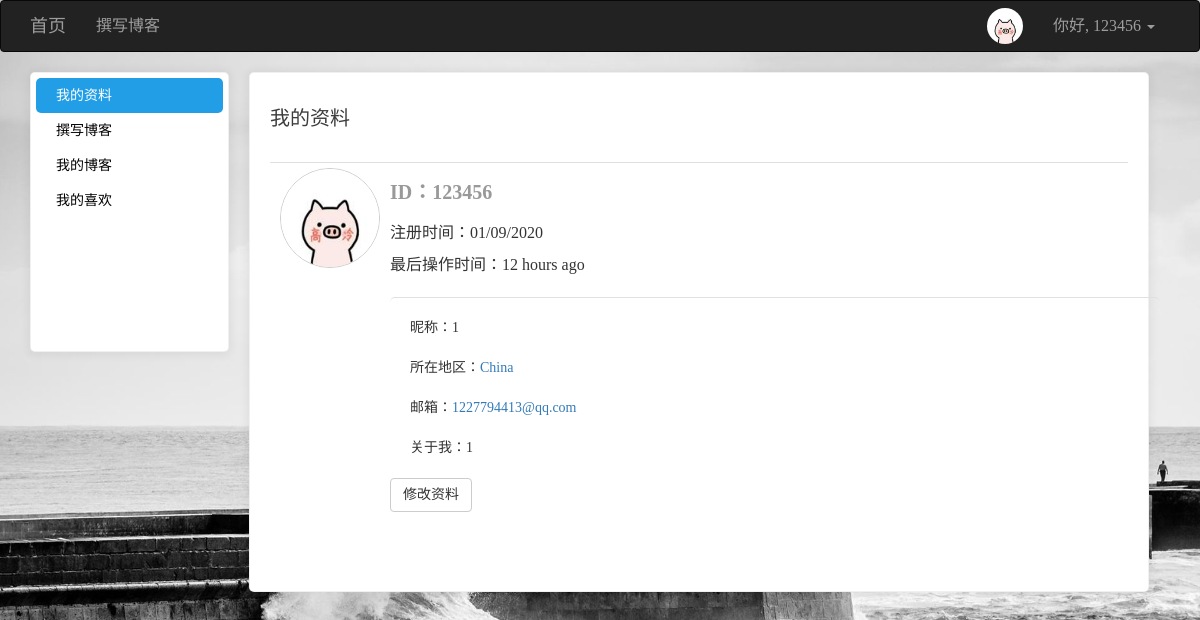
The app's page /user/123456/ (signed in), older data.
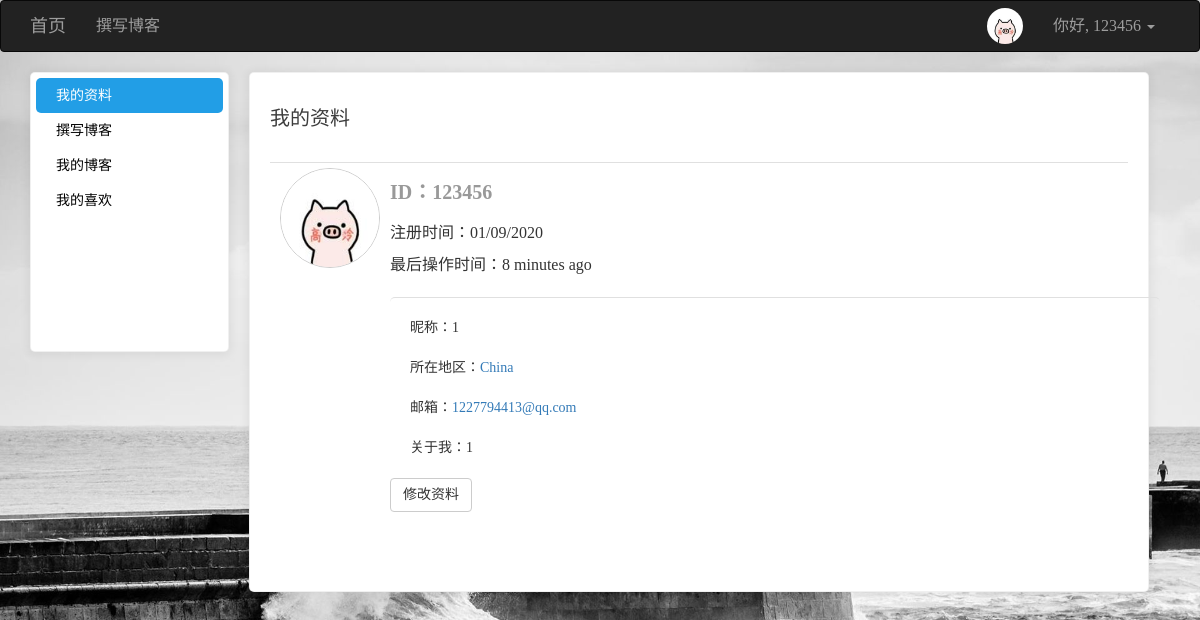
The same page, newer data.
### app/models/users.py (models this page shows, shortened)
class User(UserMixin, db.Model):
    __tablename__ = 'users'
    id = db.Column(db.Integer, primary_key=True)
    username = db.Column(db.String(64), unique=True)
    password_hash = db.Column(db.String(128))
    email = db.Column(db.String(128), unique=True)
    confirmed = db.Column(db.Boolean, default=False)
    icon = db.Column(db.String(64), default='default.jpg')
    name = db.Column(db.String(64))
    location = db.Column(db.String(64))
    about_me = db.Column(db.Text())
    member_since = db.Column(db.DateTime(), default=datetime.utcnow)
    last_seen = db.Column(db.DateTime(), default=datetime.utcnow)
    posts = db.relationship('Posts', backref='user', lazy='dynamic', cascade='all, delete-orphan')
    favorites = db.relationship('Posts', secondary="collections", backref=db.backref('users', lazy='dynamic'), lazy='dynamic')
    comments = db.relationship('Comment', backref='user', lazy='dynamic', cascade='all, delete-orphan')
    @property
    def password(self):
        raise AttributeError('密码不可读')
    def ping(self):
        self.last_seen = datetime.utcnow()
        db.session.add(self)
        db.session.commit()

### app/views/user.py (the view)
@user.route('/<username>/', methods=['GET', 'POST'])
def index(username):
    u = User.query.filter_by(username=username).first_or_404()
    return render_template('user/gerenzhongxin.html', user=u)

### app/models/users.py (called while the page is built)
@loginmanager.user_loader
def user_loader(uid):
    return User.query.get(int(uid))

### app/views/user.py (called while the page is built)
@user.before_app_request
def before_request():
    if current_user.is_authenticated:
        current_user.ping()

### app/templates/user/gerenzhongxin.html (shortened to what this page needs)
{% extends 'commons/base.html' %}
{% block styles %}
    {{ super() }}
{% endblock %}
{% block page_content %}
    <div class="left_cont" style="background: white" >
        <ul>
            <li class="side1"><a href="{{ url_for('user.index', username=user.username) }}" class="aside">{% if current_user.username == user.username %}我{% else %}Ta{% endif %}的资料</a></li>
            {% if current_user.username == user.username %}
                <li class="side2"><a href="{{ url_for('posts.index') }}" class="aside">撰写博客</a></li>
            {% endif %}
            <li class="side3"><a href="{{ url_for('user.my_blog', username=user.username) }}">{% if current_user.username == user.username %}我{% else %}Ta{% endif %}的博客</a></li>
            <li class="side4"><a href="{{ url_for('user.my_fav', username=user.username) }}">{% if current_user.username == user.username %}我{% else %}Ta{% endif %}的喜欢</a></li>
        </ul>
    </div>
    <div class="right_cont" style="background: white; border: 1px solid rgba(0, 0, 0, .06); padding: 0 20px; box-shadow: 0 1px 10px 2px rgba(0, 0, 0, .06); border-radius: 5px">
        <h3>{% if current_user.username == user.username %}我{% else %}Ta{% endif %}的资料</h3>
        <div class="user_info">
            <div class="header">
            <img style="width: 100px;border-radius: 60%; border: 1px solid #ccc" src="{{ url_for('static', filename='uploads/' + user.icon) }}" alt="头像">
            </div>
            <div class="right_c">
                <span class="display_name">ID：{{ user.username }}</span>
                <div class="log_time">注册时间：{{ moment(user.member_since).format('L') }}</div>
                <div class="log_time">最后操作时间：{{ moment(user.last_seen).fromNow() }}</div>
                {% if user.name or user.location %}
                    <ul class="self">
                        <li>{% if user.name %}昵称：{{ user.name }}<br>{% endif %}</li>
                        <li>{% if user.location %}
                                所在地区：<a href="http://maps.google.com/?q={{ user.location }}">{{ user.location }}</a>
                            {% endif %}
                        </li>
                        <li>邮箱：<a href="mailto:{{ user.email }}">{{ user.email }}</a></li>
                        <li>{% if user.about_me %}关于{% if current_user.username == user.username %}我{% else %}Ta{% endif %}：{{ user.about_me }}{% endif %}</li>
                    </ul>
                {% endif %}
                {% if current_user.username == user.username %}
                    <a class="btn btn-default" href="{{ url_for('user.change_icon') }}">修改资料</a>
                {% endif %}
            </div>
        </div>
    </div>
{% endblock %}

### app/templates/commons/base.html (shortened to what this page needs)
{% extends 'bootstrap/base.html' %}
{% import 'bootstrap/wtf.html' as wtf %}
{% block navbar %}
    <nav class="navbar navbar-inverse" style="-webkit-user-select: none; font-size: 16px;">
        <div class="container">
            <div class="navbar-header">
                <a class="navbar-brand" href="{{ url_for('main.index') }}">首页</a>
            </div>
            <div class="collapse navbar-collapse">
                <ul class="nav navbar-nav">
                    {% if current_user.is_authenticated %}
                        <li><a href="{{ url_for('posts.index') }}">撰写博客</a></li>
                    {% endif %}
                </ul>
                <ul class="nav navbar-nav navbar-right">
                    {% if current_user.is_authenticated %}
                        <li>
                            <a href="{{ url_for('user.index', username=current_user.username) }}">
                                <img style="width: 36px; height: 36px; border-radius: 50%; float: left; margin-top: -8px" src="{{ url_for('static', filename='uploads/' + current_user.icon) }}" alt="...">
                            </a>
                        </li>
                        <li class="dropdown">
                            <a href="#" class="dropdown-toggle" data-toggle="dropdown" role="button" aria-haspopup="true"
                               aria-expanded="false">你好, {{ current_user.username }} <span class="caret"></span></a>
                        </li>
                    {% else %}
                        <li><a href="{{ url_for('user.register') }}">注册</a></li>
                        <li><a href="{{ url_for('user.login') }}">登录</a></li>
                    {% endif %}
                </ul>
            </div>
        </div>
    </nav>
{% endblock %}
{% block content %}
    <div class="container">
        {% block page_content %}
        {% endblock %}
    </div>
{% endblock %}
{% block styles %}
    {{ super() }}
{% endblock %}

Row changes from the older to the newer data that the page shows:
changed User "China": last_seen "12 hours ago" → "8 minutes ago"
